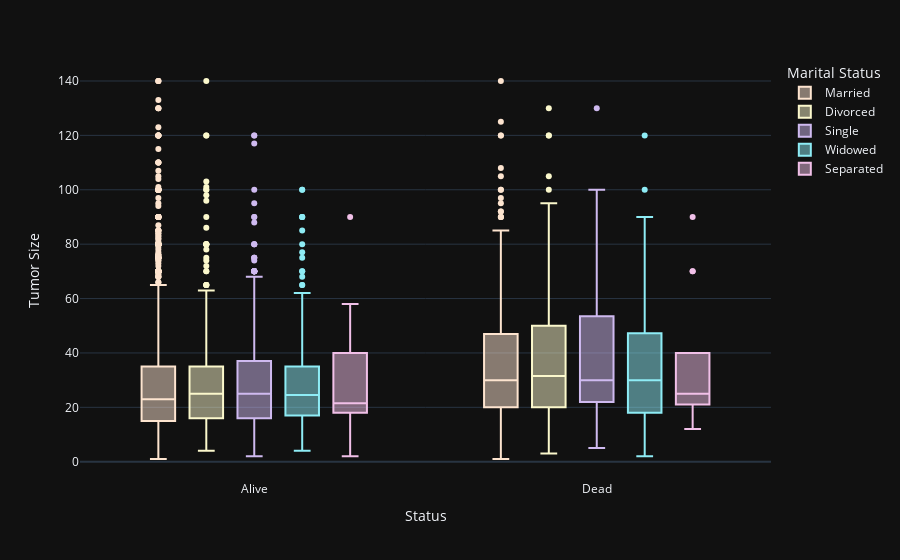

The notebook cell saved with this chart:
### Markdown cell above
## Status martial

### Code cell
fig = px.box(
    df_bc,
    x="Status",
    y="Tumor Size",
    color="Marital Status",
    color_discrete_sequence=COLORS,
    template="plotly_dark")

fig.show()

### Figure 1 — Plotly figure (JSON) as saved in the notebook; plotly's stock layout.template omitted (floating-point values rounded to 4 significant figures; data arrays with more than 128 entries replaced by an {"elided": "..."} marker saying what was removed)
{"data": [{"alignmentgroup": "True", "hovertemplate": "Marital Status=Married<br>Status=%{x}<br>Tumor Size=%{y}<extra></extra>", "legendgroup": "Married", "marker": {"color": "#fde4cf"}, "name": "Married", "notched": false, "offsetgroup": "Married", "orientation": "v", "showlegend": true, "type": "box", "x": {"elided": "2643 str values"}, "x0": " ", "xaxis": "x", "y": {"elided": "2643 int values"}, "y0": " ", "yaxis": "y"}, {"alignmentgroup": "True", "hovertemplate": "Marital Status=Divorced<br>Status=%{x}<br>Tumor Size=%{y}<extra></extra>", "legendgroup": "Divorced", "marker": {"color": "#fbf8cc"}, "name": "Divorced", "notched": false, "offsetgroup": "Divorced", "orientation": "v", "showlegend": true, "type": "box", "x": {"elided": "486 str values"}, "x0": " ", "xaxis": "x", "y": {"elided": "486 int values"}, "y0": " ", "yaxis": "y"}, {"alignmentgroup": "True", "hovertemplate": "Marital Status=Single <br>Status=%{x}<br>Tumor Size=%{y}<extra></extra>", "legendgroup": "Single ", "marker": {"color": "#cfbaf0"}, "name": "Single ", "notched": false, "offsetgroup": "Single ", "orientation": "v", "showlegend": true, "type": "box", "x": {"elided": "615 str values"}, "x0": " ", "xaxis": "x", "y": {"elided": "615 int values"}, "y0": " ", "yaxis": "y"}, {"alignmentgroup": "True", "hovertemplate": "Marital Status=Widowed<br>Status=%{x}<br>Tumor Size=%{y}<extra></extra>", "legendgroup": "Widowed", "marker": {"color": "#8eecf5"}, "name": "Widowed", "notched": false, "offsetgroup": "Widowed", "orientation": "v", "showlegend": true, "type": "box", "x": {"elided": "235 str values"}, "x0": " ", "xaxis": "x", "y": {"elided": "235 int values"}, "y0": " ", "yaxis": "y"}, {"alignmentgroup": "True", "hovertemplate": "Marital Status=Separated<br>Status=%{x}<br>Tumor Size=%{y}<extra></extra>", "legendgroup": "Separated", "marker": {"color": "#f1c0e8"}, "name": "Separated", "notched": false, "offsetgroup": "Separated", "orientation": "v", "showlegend": true, "type": "box", "x": ["Alive", "Alive", "Alive", "Alive", "Alive", "Alive", "Alive", "Alive", "Alive", "Alive", "Alive", "Dead", "Dead", "Dead", "Dead", "Alive", "Dead", "Alive", "Alive", "Alive", "Alive", "Dead", "Alive", "Alive", "Alive", "Alive", "Alive", "Dead", "Alive", "Dead", "Dead", "Alive", "Dead", "Dead", "Dead", "Alive", "Dead", "Alive", "Alive", "Alive", "Alive", "Dead", "Alive", "Dead", "Alive"], "x0": " ", "xaxis": "x", "y": [40, 21, 15, 20, 22, 58, 18, 20, 50, 45, 43, 40, 12, 25, 21, 25, 25, 2, 25, 30, 22, 70, 90, 40, 9, 45, 20, 40, 19, 12, 15, 3, 27, 90, 25, 21, 29, 18, 30, 18, 32, 70, 17, 21, 20], "y0": " ", "yaxis": "y"}], "layout": {"boxmode": "group", "legend": {"title": {"text": "Marital Status"}, "tracegroupgap": 0}, "margin": {"t": 60}, "xaxis": {"anchor": "y", "domain": [0, 1], "title": {"text": "Status"}}, "yaxis": {"anchor": "x", "domain": [0, 1], "title": {"text": "Tumor Size"}}}}
